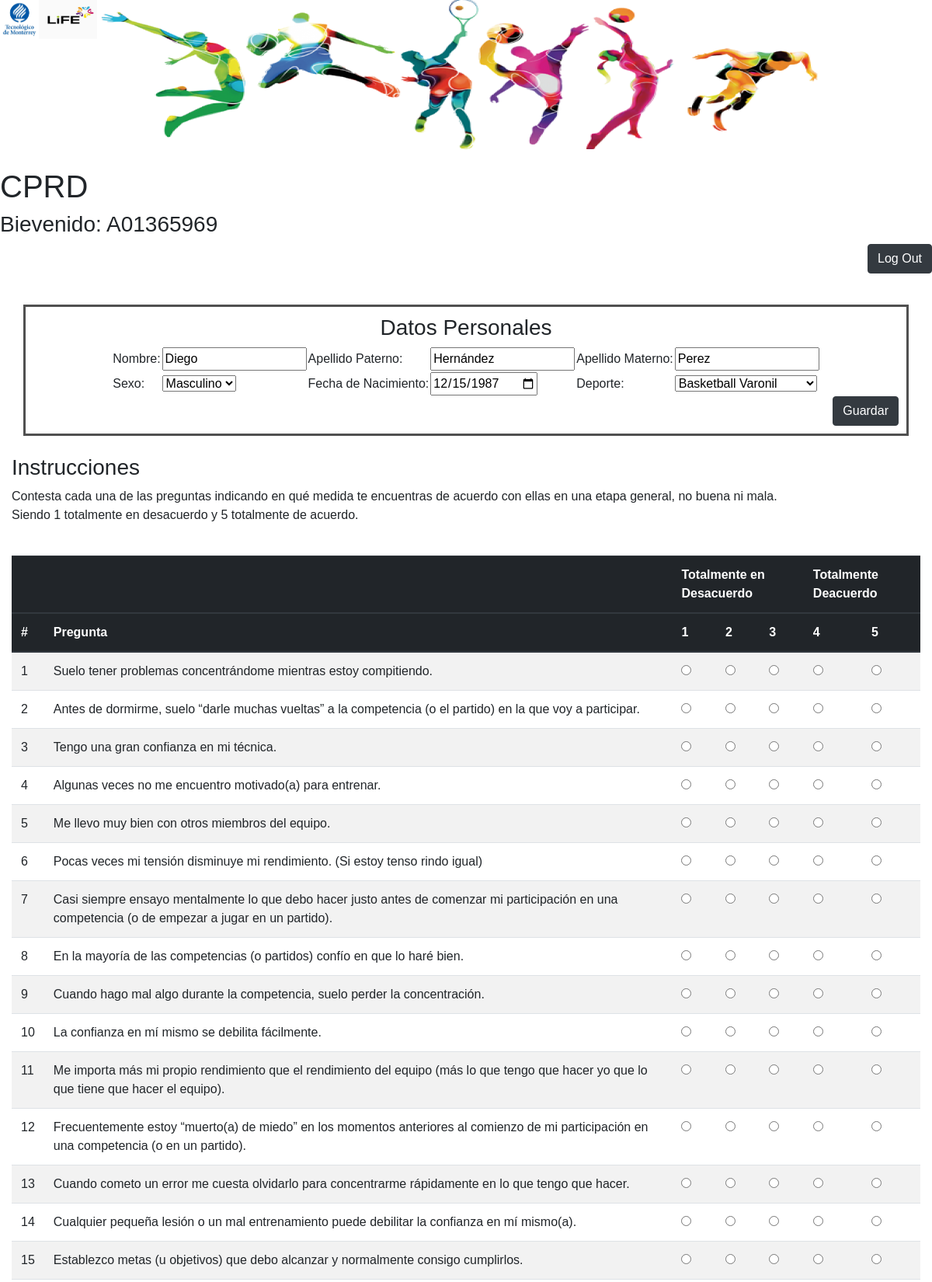
The page /cprd.php (signed in, upper part) on the database its author committed.
### tables this page shows
CREATE TABLE IF NOT EXISTS `userDet` (
  `mat` varchar(100) NOT NULL,
  `name` varchar(100) DEFAULT NULL,
  `apPat` varchar(100) DEFAULT NULL,
  `apMat` varchar(100) DEFAULT NULL,
  `sex` varchar(10) DEFAULT NULL,
  `dob` date DEFAULT NULL,
  `sport` varchar(100) DEFAULT NULL
);

CREATE TABLE IF NOT EXISTS `form` (
  `idQues` int(11) NOT NULL,
  `ques` varchar(250) NOT NULL
);

### cprd.php (the view, shortened to what this page needs)
<?php
  $varsession = $_SESSION['user'];
  $result = mysql_query("select * from userDet where mat = '$varsession'")
            or die("Failed to query database ".mysql_error());
  $row = mysql_fetch_array($result);
?>
<!DOCTYPE html>
<html lang="en" dir="ltr">
  <head>
    <link rel="stylesheet" href="https://stackpath.bootstrapcdn.com/bootstrap/4.1.3/css/bootstrap.min.css">
  </head>
  <body>
    <div id=menu>
      <img align="left" src="imgs/tec.jpg"  alt="Tec"  height="50" width="50">
      <img align="left" src="imgs/life.jpg" alt="Life" height="50" width="75">
      <br><br><br>
      <br><br><br>
      <br><br>
    </div>
    <br>
    <h1>CPRD </h1>
    <h3>Bievenido: <?php echo $_SESSION['user']; ?></h3>
    <p align="right">
      <a class="btn btn-dark" href="php/logOut.php" role="button">Log Out</a>
    </p>
    <br>
    <div class="detailForm">
      <h3 align="center">Datos Personales</h3>
      <form class="form" action="php/usrDet.php" method="post">
        <table align="center">
          <tr>
            <td>Nombre:</td>
            <td><input type="text" name="name" value="<?php echo $row['name']; ?>"></td>
            <td>Apellido Paterno:</td>
            <td><input type="text" name="ap_pat" value="<?php echo $row['apPat']; ?>"></td>
            <td>Apellido Materno:</td>
            <td><input type="text" name="ap_mat" value="<?php echo $row['apMat']; ?>"></td>
          </tr>
          <tr>
            <td>Sexo:</td>
            <td>
              <select name="sex">
                <?php
                  if($row['sex']=="M") echo "<option value=\"M\" selected='true'> Masculino </option>";
                  else echo "\t<option value=\"M\"> Masculino </option>\n";
                ?>
              </select>
            </td>
            <td>Fecha de Nacimiento:</td>
            <td><input type="date" name="f_nac" value="<?php echo $row['dob']; ?>"></td>
            <td>Deporte:</td>
            <td>
              <select name="sport">
                <?php
                  if($row['sport']=="Basketball Varonil") echo "<option value=\"Basketball Varonil\" selected='true'> Basketball Varonil </option>";
                  else echo "\t<option> Basketball Varonil </option>\n";
                ?>
              </select>
            </td>
          </tr>
        </table>
        <div align="right">
          <input class="btn btn-dark" type="submit" name="save" value="Guardar" />
        </div>
      </form>
    </div>
    <br>
    <div class="container-fluid">
      <h3> Instrucciones </h3>
      <p>
        Contesta cada una de las preguntas indicando en qué medida te encuentras de acuerdo con ellas en una etapa general, no buena ni mala.
        <br>
        Siendo 1 totalmente en desacuerdo y 5 totalmente de acuerdo.
      </p>
      <br>
      <form action="php/form.php" method="POST">
        <table class="table table-striped">
          <thead class="thead-dark">
            <tr>
              <th colspan="2"></th>
              <th colspan="3"> Totalmente en Desacuerdo</th>
              <th colspan="2"> Totalmente Deacuerdo</th>
            </tr>
            <tr>
              <th>#</th>
              <th>Pregunta</th>
              <th>1</th>
              <th>2</th>
              <th>3</th>
              <th>4</th>
              <th>5</th>
            </tr>
          </thead>
          <tbody>
            <?php
              $result = mysql_query("select * from form")
                        or die("Failed to query database ".mysql_error());
              while ($row = mysql_fetch_assoc($result)) {
                $idQues = $row['idQues'];
                $query = "SELECT * FROM ans WHERE mat='$varsession' AND ques = $idQues";
                $resultAns = mysql_query($query)
                          or die("Failed to query database ".mysql_error());
                if (mysql_num_rows($resultAns)==0) {
                ?>
                <tr>
                  <td><?php echo $row['idQues']; ?></td>
                  <td><?php echo $row['ques']; ?></td>
                  <td> <input type="radio" name="q<?php echo $row['idQues']; ?>" value="1"> </td>
                  <td> <input type="radio" name="q<?php echo $row['idQues']; ?>" value="2"> </td>
                  <td> <input type="radio" name="q<?php echo $row['idQues']; ?>" value="3"> </td>
                  <td> <input type="radio" name="q<?php echo $row['idQues']; ?>" value="4"> </td>
                  <td> <input type="radio" name="q<?php echo $row['idQues']; ?>" value="5"> </td>
                </tr>
                <?php
                }
              }
            ?>
          </tbody>
        </table>
        <br>
      </form>
    </div>
  </body>
</html>

### cprd.php (style rules this page uses)
#menu { position: relative; top: 45%; background-image:url("imgs/deportes.png"); background-size:1000px 200px; background-repeat: no-repeat; background-position: center; width:100%; height:100%; font-size: 65; font-family:Times New Roman ; }
.detailForm { margin: auto; width: 95%; border: 3px solid #505050; padding: 10px; }
body { font-family:Helvetica; font-size: 10; }

### rows shown on the page
userdet: name "Diego", ap_pat "Hernández", ap_mat "Perez", sex "Masculino", f_nac "12/15/1987", sport "Basketball Varonil"
form: idQues "1", ques "Suelo tener problemas concentrándome mientras estoy compitiendo."
form: idQues "2", ques "Antes de dormirme, suelo “darle muchas vueltas” a la competencia (o el partido) en la que voy a participar."
form: idQues "3", ques "Tengo una gran confianza en mi técnica."
form: idQues "4", ques "Algunas veces no me encuentro motivado(a) para entrenar."
form: idQues "5", ques "Me llevo muy bien con otros miembros del equipo."
form: idQues "6", ques "Pocas veces mi tensión disminuye mi rendimiento. (Si estoy tenso rindo igual)"
form: idQues "7", ques "Casi siempre ensayo mentalmente lo que debo hacer justo antes de comenzar mi participación en una competencia (o de empezar a jugar en un partido)."
form: idQues "8", ques "En la mayoría de las competencias (o partidos) confío en que lo haré bien."
form: idQues "9", ques "Cuando hago mal algo durante la competencia, suelo perder la concentración."
form: idQues "10", ques "La confianza en mí mismo se debilita fácilmente."
form: idQues "11", ques "Me importa más mi propio rendimiento que el rendimiento del equipo (más lo que tengo que hacer yo que lo que tiene que hacer el equipo)."
form: idQues "12", ques "Frecuentemente estoy “muerto(a) de miedo” en los momentos anteriores al comienzo de mi participación en una competencia (o en un partido)."
form: idQues "13", ques "Cuando cometo un error me cuesta olvidarlo para concentrarme rápidamente en lo que tengo que hacer."
form: idQues "14", ques "Cualquier pequeña lesión o un mal entrenamiento puede debilitar la confianza en mí mismo(a)."
form: idQues "15", ques "Establezco metas (u objetivos) que debo alcanzar y normalmente consigo cumplirlos."

### other values the page prints
$_SESSION['user'] "A01365969"
